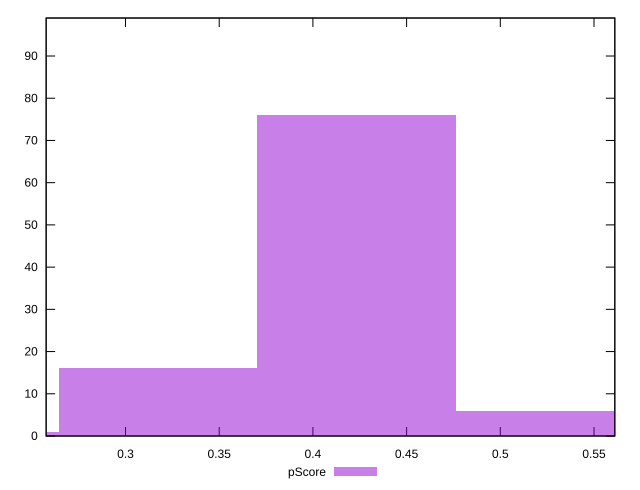

Write the gnuplot code that produced this figure.
reset

$pScore <<EOF
0.5291087740882077 6
0.42328701927056617 76
0.3174652644529246 16
0.21164350963528308 1
EOF

set key outside below
set boxwidth 0.10582175481764154
set xrange [0.2576470588235294:0.5611111111111111]
set yrange [0:99]
set trange [0:99]
set style fill transparent solid 0.5 noborder
set terminal svg size 640, 490 enhanced background rgb 'white'
set output "reports/report_00027_2021-02-24T12-40-31.850Z/uses-http2/samples/card/pScore/histogram.svg"

plot $pScore title "pScore" with boxes

reset
